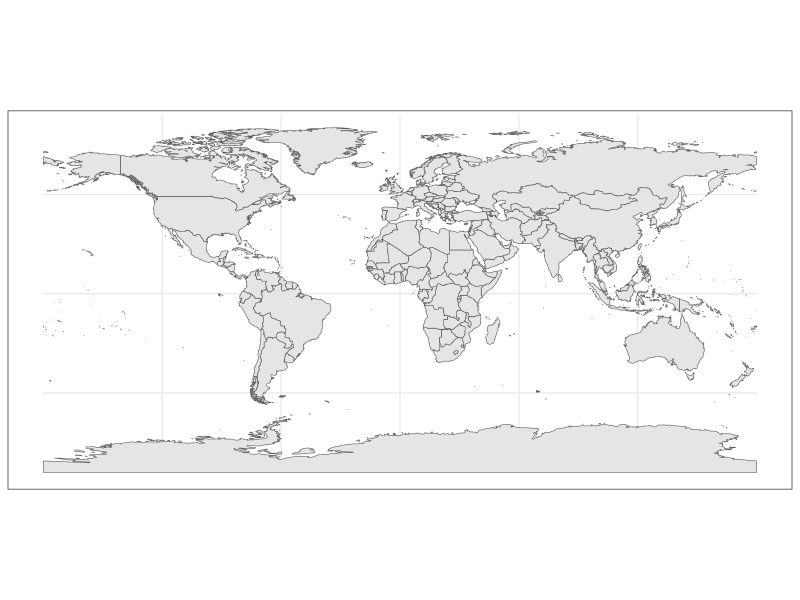
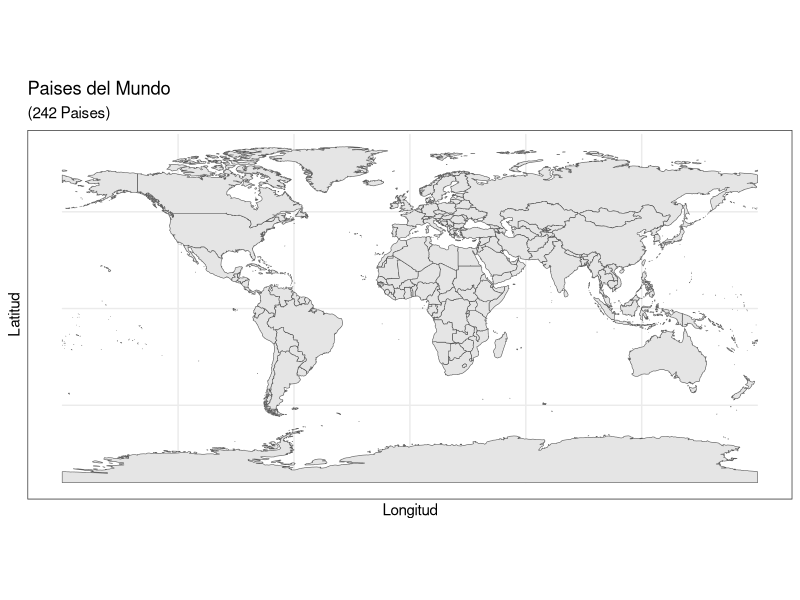
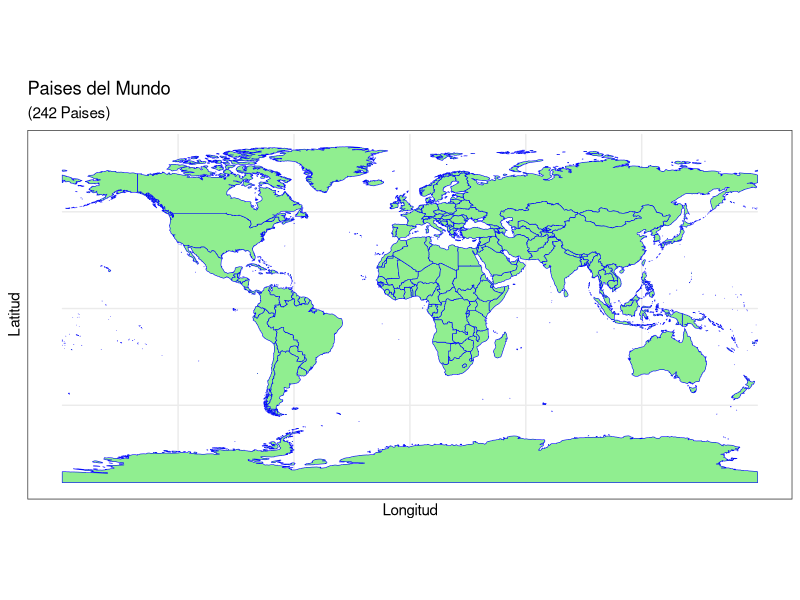
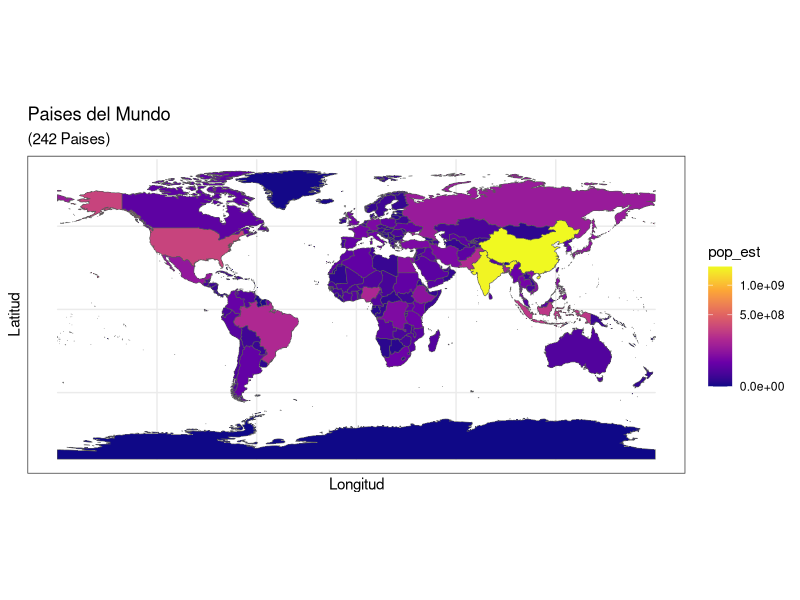

These figures' R source, in order:
## ---- chunk 1
knitr::opts_chunk$set(echo = TRUE)
## ---- chunk 2
library(ggplot2)
library(rnaturalearth)
library(rnaturalearthdata)
library(sp)
library(raster)
theme_set(theme_bw()) ##?theme_bw

elMundo <- ne_countries(scale = "medium", returnclass = "sf") #Retorna poligonos de cada país del mundo, la escala media es de 1:50, la escala larga de 1:10 y la escala pequeña de 1:110. La clase de retorno puede ser sp o sf para datos espaciales

str(elMundo)

#Ahora grafiquemos nuestro mapa 

ggplot(data = elMundo) + geom_sf()

#Decoremos nuestro mapa

ggplot(data = elMundo) + geom_sf() + xlab("Longitud") + ylab("Latitud") +
  ggtitle("Paises del Mundo", subtitle = paste0("(", length(unique(elMundo$name)), " Paises)"))

#Asignemosle colores

ggplot(data = elMundo) + geom_sf(color="blue", fill = "lightgreen") + xlab("Longitud") + ylab("Latitud") +
  ggtitle("Paises del Mundo", subtitle = paste0("(", length(unique(elMundo$name)), " Paises)"))

ggplot(data = elMundo) + geom_sf(aes(fill = pop_est)) + # pop_est es una de las variables contenidas en el dataset "elMundo"
  scale_fill_viridis_c(option = "plasma", trans = "sqrt")+ #plasma es la variante de colores y sqrt la raíz de la población
  xlab("Longitud") + ylab("Latitud") +
  ggtitle("Paises del Mundo", subtitle = paste0("(", length(unique(elMundo$name)), " Paises)"))

#https://cengel.github.io/R-spatial/mapping.html
#https://r-spatial.org/r/2018/10/25/ggplot2-sf.html
#https://www.statmethods.net/advgraphs/axes.html
#https://rspatial.org/raster/spatial/3-vectordata.html
#https://cran.r-project.org/web/packages/raster/raster.pdf
